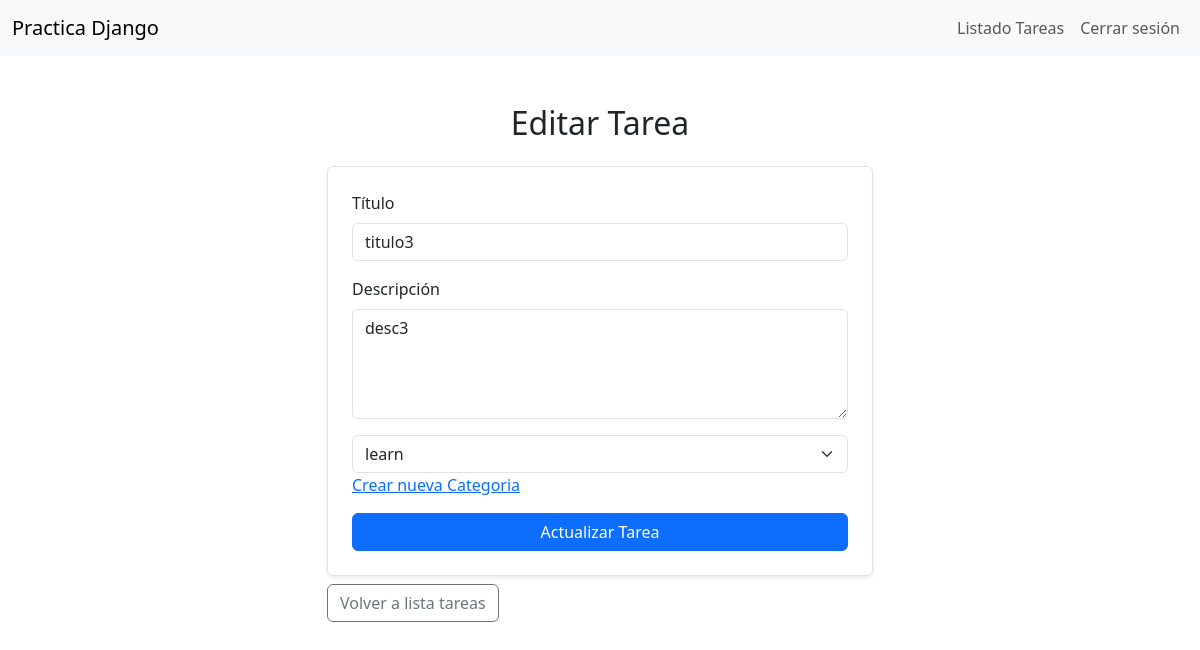
The app's page /actualizar/3 (signed in) with its own data.
### tareas/models.py (models this page shows)
class Tarea(models.Model):
    titulo = models.CharField(max_length=100)
    descripcion = models.TextField()
    completada = models.BooleanField(default=False)
    fecha_creacion = models.DateTimeField(auto_now_add=True)
    categoria = models.ForeignKey(Categoria, on_delete=models.SET_NULL, null=True, blank=True, related_name='tareas')

### categorias/models.py (models this page shows, shortened)
class Categoria(models.Model):
    nombre = models.CharField(max_length=100)

### tareas/views.py (the view, shortened to what this page needs)
# urls.py: path('actualizar/<int:id>', views.actualizar_tarea, name='actualizar_tarea'),
@login_required
def actualizar_tarea(request,id):
    tarea=get_object_or_404(Tarea,id=id)
    categorias = Categoria.objects.all()
    print(tarea.titulo)
    print(tarea.descripcion)
    return render(request,'actualizar_tarea.html',{'tarea':tarea, 'categorias': categorias})

### tareas/templates/actualizar_tarea.html (shortened to what this page needs)
{% extends 'base.html' %}
{% block content %}
    <div class="container mt-5">
        <h2 class="text-center mb-4">Editar Tarea</h2>
        <div class="row">
            <div class="col-6 mx-auto">
                <form method="POST" class="p-4 border rounded shadow-sm">
                    <div class="mb-3">
                        <label for="titulo" class="form-label">Título</label>
                        <input type="text" class="form-control" id="titulo" name="titulo" required placeholder="Escribe el título" value="{{ tarea.titulo }}">
                    </div>
                    <div class="mb-3">
                        <label for="descripcion" class="form-label">Descripción</label>
                        <textarea class="form-control" id="descripcion" name="descripcion" rows="4" required placeholder="Escribe la descripción">{{ tarea.descripcion }}</textarea>
                    </div>
                    <div class="mb-3">
                        <select name="categoria" class="form-select">
                            {% for categoria in categorias %}
                            <option value="{{ categoria.id }}" {% if categoria.id == tarea.categoria.id %}selected{% endif %}>{{ categoria.nombre }}</option>
                            {% endfor %}
                        </select>
                        <a href="{% url 'crear_categoria' %}" class="mt-2">Crear nueva Categoria</a>
                    </div>
                    <button type="submit" class="btn btn-primary w-100">Actualizar Tarea</button>
                </form>
                <a class="btn btn-outline-secondary w-40 mt-2" href="{% url 'listar_tarea'%}"  >Volver a lista tareas</a>
            </div>
        </div>
    </div>
{% endblock %}

### records on screen
Tarea: titulo "titulo3", descripcion "desc3", categoria "learn"
